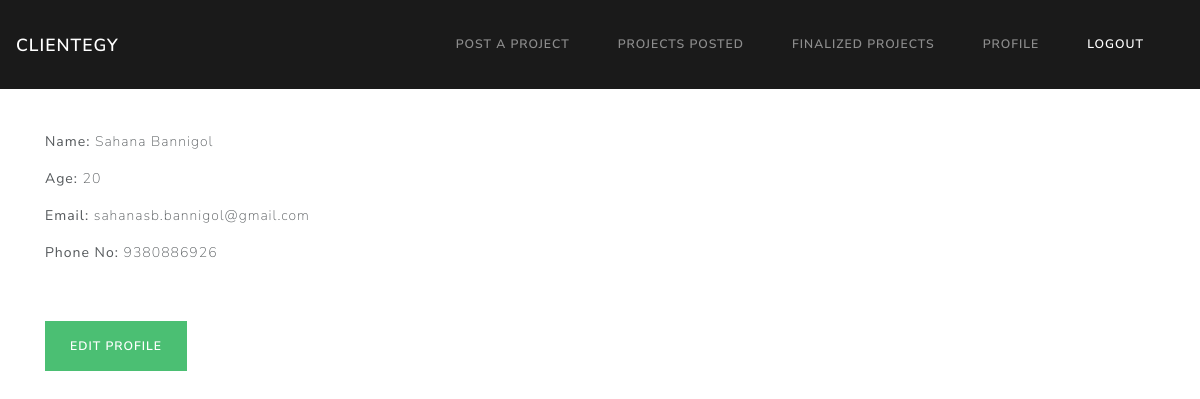
/self_profile_client/0/, run on the app's committed database.
### clientegy/models.py (models this page shows)
class Client(models.Model) :
    client_id = models.AutoField(primary_key= True)
    name = models.CharField(max_length=100)
    age = models.IntegerField()
    email = models.TextField()
    ph_no = models.CharField(max_length=10)
    pass_client = models.TextField(default= None)

### clientegy/views.py (the view)
# urls.py: path('self_profile_client/<int:client_id>/', self_client_profile),
def self_client_profile(request, client_id):
    user=Client.objects.get(client_id = client_id)
    return render( request,'self_profile_client.html',{'user':user,'client_id':client_id})

### clientegy/templates/self_profile_client.html
{%extends 'base_client.html'%}
{%block body%}
<div class="container">
    <br>
    <br>
    <p><b>Name: </b>{{user.name}}</p>
    <p><b>Age: </b>{{user.age}}</p>
    <p><b>Email: </b>{{user.email}}</p>
    <p><b>Phone No: </b>{{user.ph_no}}</p>
    <br><br>
    <a href="/edit_profile_client/{{client_id}}/" class='btn btn-success'>Edit Profile</a>
</div>
{%endblock%}

### data on the page
Client: name "Sahana Bannigol", age "20", email "sahanasb.bannigol@gmail.com", ph_no "9380886926"
